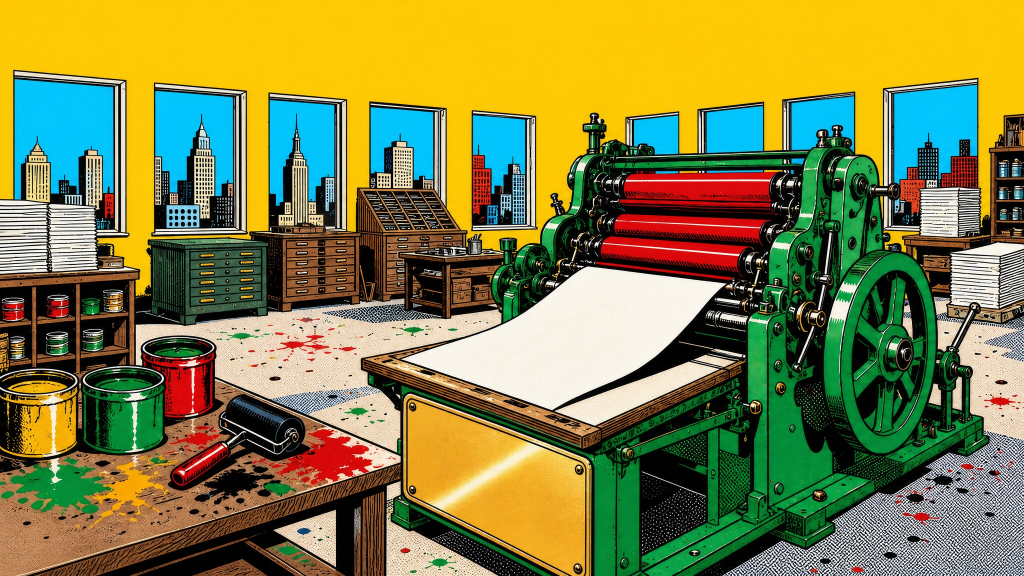
#> input picture ez/tools/concepts/worlds/comic/story/h/rounds6/img/p-brass2-16x9.jpg, 2048 x 1152 px (shown at 1/2 size)
$ python quads.py ../img/p-brass2-16x9.jpg 5 1.0
#> lines starting #> are read from the running program, lines starting #| are printed output that depends on the picture
# python3 quads.py img.jpg [thr] [minfrac]: dark glass windows not touching the border, as bboxes [x0,y0,x1,y1] in image px (frontal paintings), JSON.
import sys,json
from PIL import Image
im=Image.open(sys.argv[1]).convert('L');W,H=im.size;s=max(1,W//700);sm=im.resize((W//s,H//s));w,h=sm.size;px=sm.load()
#> after `im = Image.open(sys.argv[1]).convert('L')`:
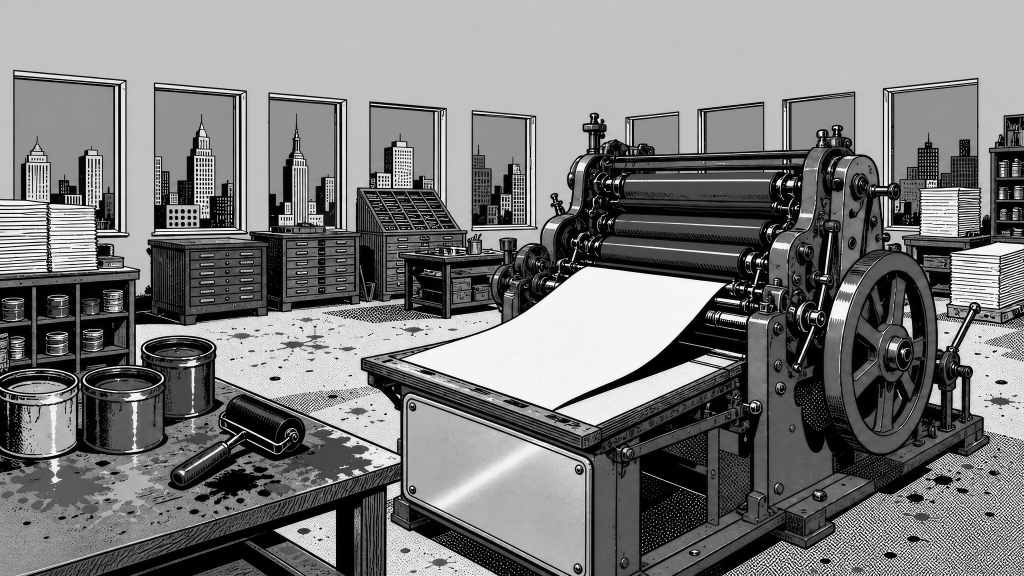
#> im: PIL image 2048x1152 L (shown at 1/2 size); min 0, max 255, mean 124.1
#> after `W, H = im.size`: W = 2048; H = 1152
#> after `s = max(1, W // 700)`: s = 2
#> after `sm = im.resize((W // s, H // s))`:
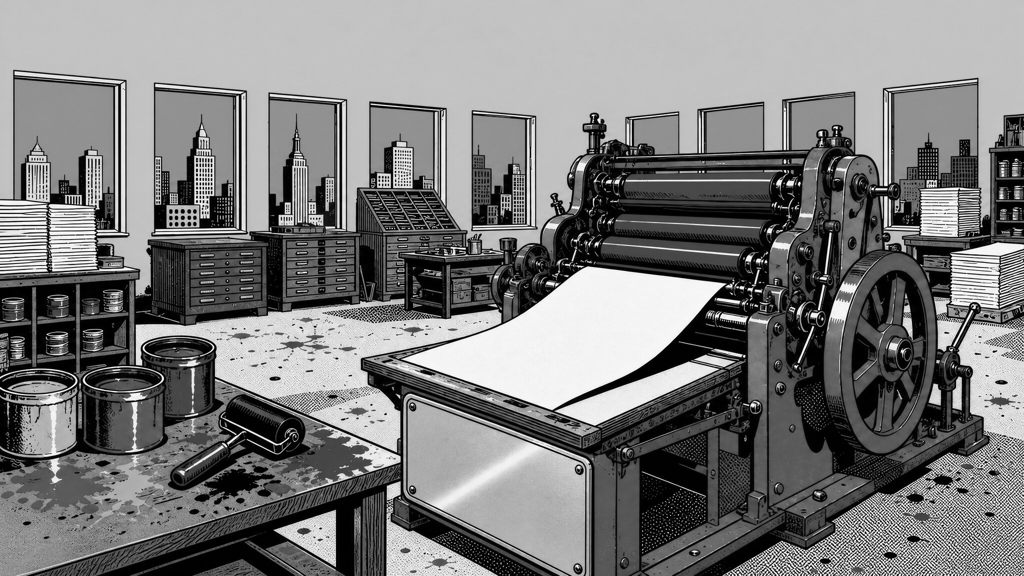
#> sm: PIL image 1024x576 L; min 0, max 255, mean 124.1
#> after `w, h = sm.size`: w = 1024; h = 576
thr=int(sys.argv[2]) if len(sys.argv)>2 else 30;mf=float(sys.argv[3]) if len(sys.argv)>3 else .002
seen=bytearray(w*h);out=[]
for y in range(h):
  for x in range(w):
    if seen[y*w+x] or px[x,y]>thr:continue
    st=[(x,y)];seen[y*w+x]=1;n=0;x0=x1=x;y0=y1=y;edge=False
    while st:
      a,b=st.pop();n+=1;x0=min(x0,a);x1=max(x1,a);y0=min(y0,b);y1=max(y1,b)
      if a in(0,w-1) or b in(0,h-1):edge=True
      for c,d in((a+1,b),(a-1,b),(a,b+1),(a,b-1)):
        if 0<=c<w and 0<=d<h and not seen[d*w+c] and px[c,d]<=thr:seen[d*w+c]=1;st.append((c,d))
    if not edge and n>w*h*mf and n>(x1-x0+1)*(y1-y0+1)*.6:out.append([x0*s,y0*s,(x1+1)*s,(y1+1)*s,n*s*s])
#> after the loop, out = []
out.sort(key=lambda r:(r[1]//(H//40),r[0]))
print(json.dumps(out))
